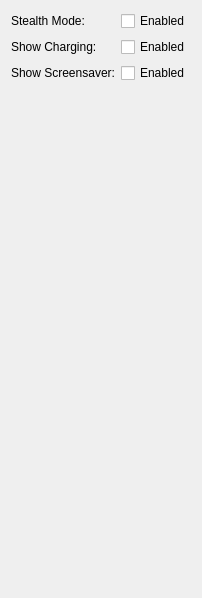
          <widget class="QWidget" name="tab_9">
           <attribute name="title">
            <string>Stealth</string>
           </attribute>
           <layout class="QVBoxLayout" name="verticalLayout_7">
            <item>
             <layout class="QHBoxLayout" name="horizontalLayout_10">
              <item>
               <layout class="QGridLayout" name="gridLayout_5">
                <item row="0" column="0">
                 <widget class="QLabel" name="label_36">
                  <property name="text">
                   <string>Stealth Mode:</string>
                  </property>
                 </widget>
                </item>
                <item row="2" column="0">
                 <widget class="QLabel" name="label_38">
                  <property name="text">
                   <string>Show Screensaver:</string>
                  </property>
                 </widget>
                </item>
                <item row="1" column="0">
                 <widget class="QLabel" name="label_37">
                  <property name="text">
                   <string>Show Charging:</string>
                  </property>
                 </widget>
                </item>
                <item row="0" column="1">
                 <widget class="QCheckBox" name="screenStealthModeCheck">
                  <property name="text">
                   <string>Enabled</string>
                  </property>
                 </widget>
                </item>
                <item row="1" column="1">
                 <widget class="QCheckBox" name="screenStealthChargingCheck">
                  <property name="text">
                   <string>Enabled</string>
                  </property>
                 </widget>
                </item>
                <item row="2" column="1">
                 <widget class="QCheckBox" name="screenStealthScreensaverCheck">
                  <property name="text">
                   <string>Enabled</string>
                  </property>
                 </widget>
                </item>
               </layout>
              </item>
             </layout>
            </item>
            <item>
             <spacer name="verticalSpacer_4">
              <property name="orientation">
               <enum>Qt::Vertical</enum>
              </property>
              <property name="sizeHint" stdset="0">
               <size>
                <width>20</width>
                <height>504</height>
               </size>
              </property>
             </spacer>
            </item>
           </layout>
          </widget>
